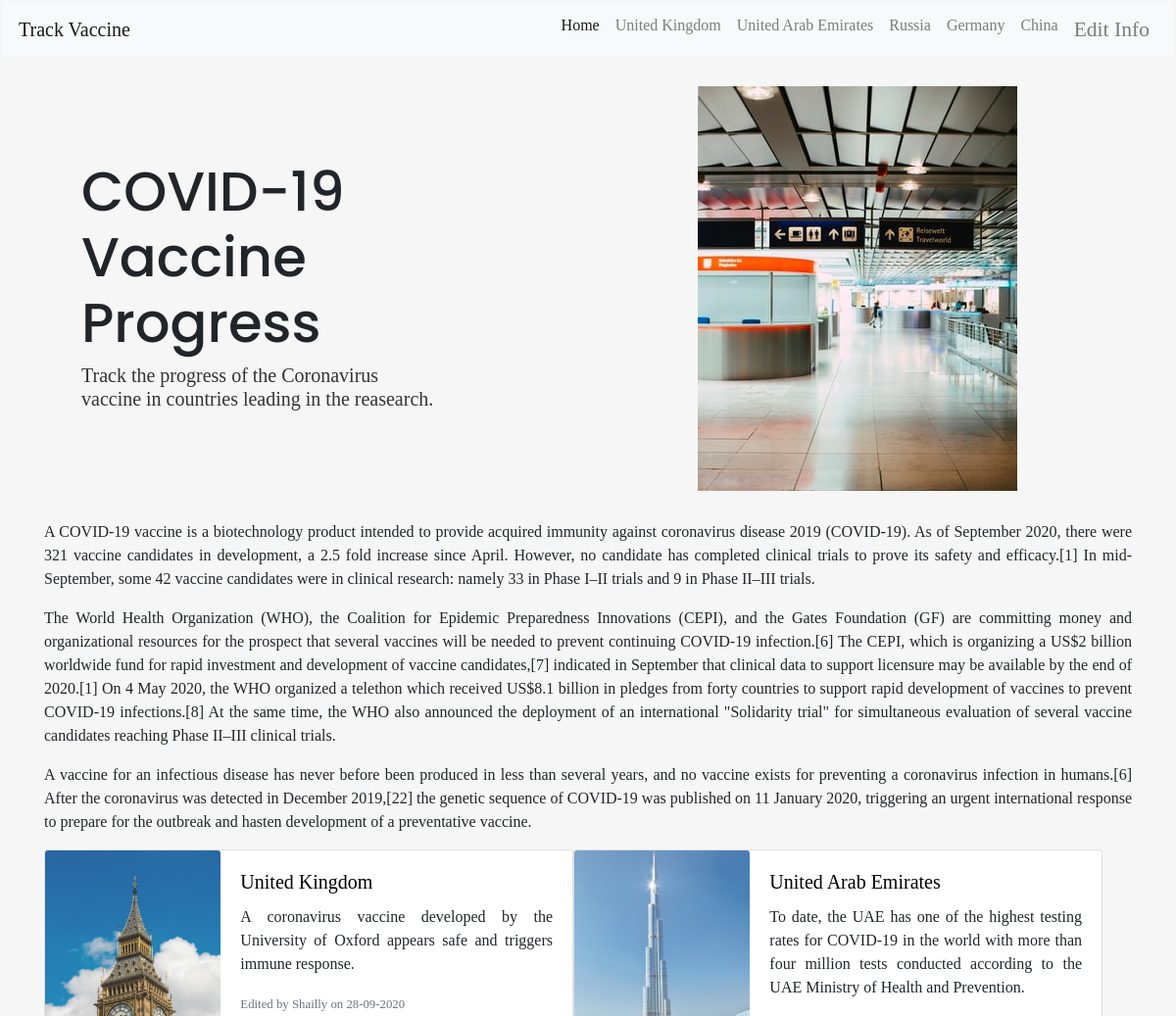
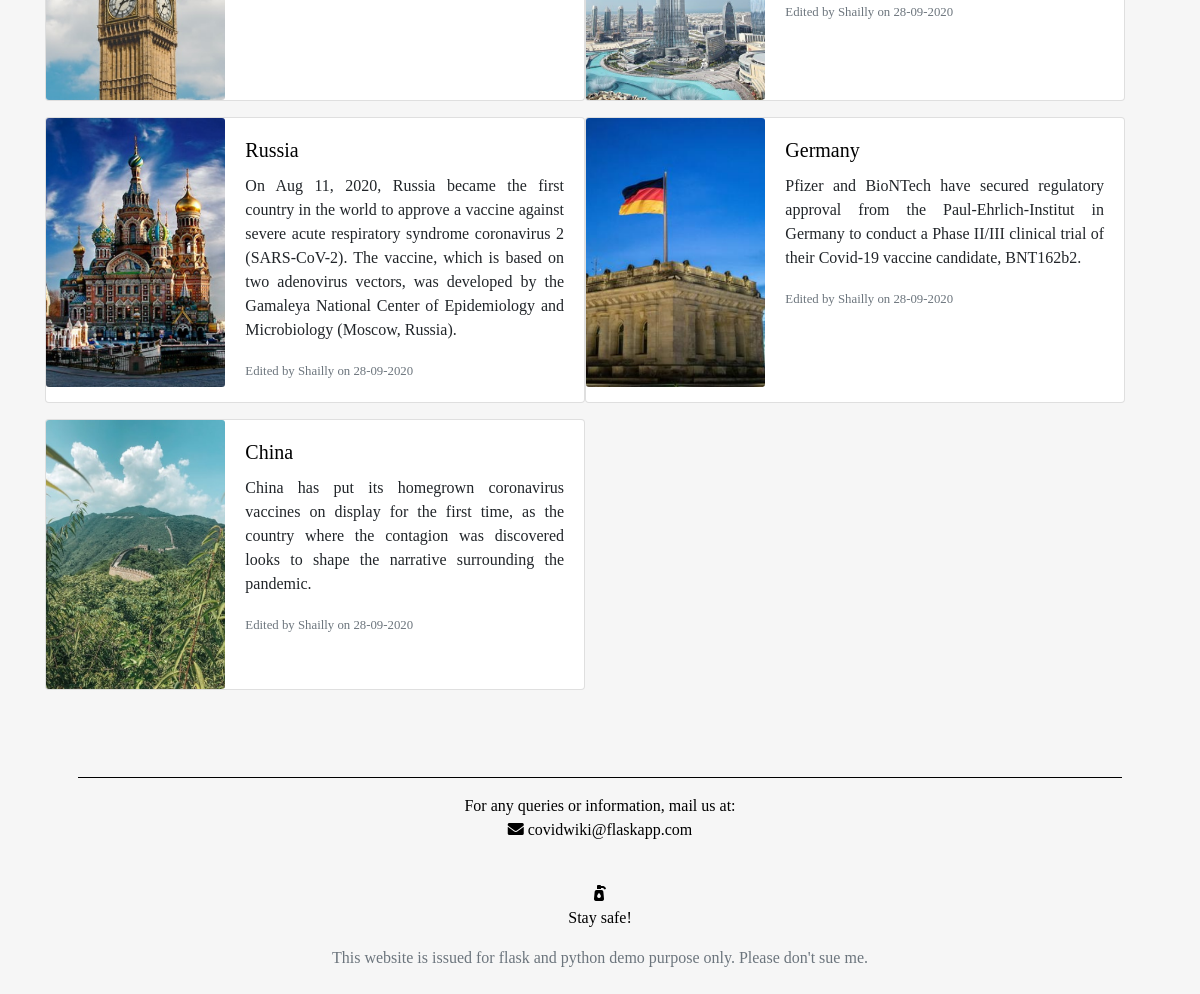
The page /home on the database its author committed (2 pictures, top to bottom).
### app/models.py (models this page shows, shortened)
class Article(db.Model):
    id = db.Column(db.Integer, primary_key=True)
    country = db.Column(db.String(100), nullable=False)
    image = db.Column(db.String(20), nullable=False)
    introLine = db.Column(db.Text, nullable=False)
    date_edited = db.Column(db.DateTime, nullable=False, default=datetime.utcnow)
    link = db.Column(db.String(100), nullable=False)
    UpdatedContent = db.Column(db.Text, nullable=False)
    user_id = db.Column(db.Integer, db.ForeignKey('user.id'), nullable=False)

class User(db.Model, UserMixin):
    id = db.Column(db.Integer, primary_key=True)
    username = db.Column(db.String(20), unique=True, nullable=False)
    email = db.Column(db.String(120), unique=True, nullable=False)
    image_file = db.Column(db.String(20), nullable=False, default='default.png')
    password = db.Column(db.String(60), nullable=False)
    articles = db.relationship('Article', backref='author',lazy=True)

### app/routes.py (the view)
@app.route('/')
@app.route('/home')
def home():
    articles = Article.query.all()
    return render_template('home.html', articles=articles)

### app/templates/home.html
{% extends "layout.html" %}
{% block content %}
    <div class="top row">
      <div class="col-lg-6 col-md-6 topText">
        <h1 class="bigText">COVID-19<br>Vaccine<br>Progress</h1>
        <h5 class="smallText">Track the progress of the Coronavirus<br>vaccine in countries leading in the reasearch.</h5>
      </div>
      <div class="col-lg-6 col-md-6 col-sm-12 topImage">
        <img src="static/images/e.jpg" alt="cover-image">
      </div>
    </div>
    <div class="intro">
      <div class="introText">
        <p>A COVID‑19 vaccine is a biotechnology product intended to provide acquired immunity against coronavirus disease 2019 (COVID‑19). As of September 2020, there were 321 vaccine candidates in development, a 2.5 fold increase since April. However, no candidate has completed clinical trials to prove its safety and efficacy.[1] In mid-September, some 42 vaccine candidates were in clinical research: namely 33 in Phase I–II trials and 9 in Phase II–III trials.</p>
        <p>The World Health Organization (WHO), the Coalition for Epidemic Preparedness Innovations (CEPI), and the Gates Foundation (GF) are committing money and organizational resources for the prospect that several vaccines will be needed to prevent continuing COVID‑19 infection.[6] The CEPI, which is organizing a US$2 billion worldwide fund for rapid investment and development of vaccine candidates,[7] indicated in September that clinical data to support licensure may be available by the end of 2020.[1] On 4 May 2020, the WHO organized a telethon which received US$8.1 billion in pledges from forty countries to support rapid development of vaccines to prevent COVID‑19 infections.[8] At the same time, the WHO also announced the deployment of an international "Solidarity trial" for simultaneous evaluation of several vaccine candidates reaching Phase II–III clinical trials.</p>
        <p>A vaccine for an infectious disease has never before been produced in less than several years, and no vaccine exists for preventing a coronavirus infection in humans.[6] After the coronavirus was detected in December 2019,[22] the genetic sequence of COVID‑19 was published on 11 January 2020, triggering an urgent international response to prepare for the outbreak and hasten development of a preventative vaccine.</p>
      </div>
    </div>
    <div class="countryCards row">
    {% for article in articles %}
    <div class="card mb-3 col-lg-6 col-md-6" style="max-width: 540px; height: auto;">
      <div class="row no-gutters">
        <div class="col-md-4">
          <img src="static/images/{{ article.image }}" class="card-img" alt="...">
        </div>
        <div class="col-md-8">
          <div class="card-body">
            <a href="{{ article.link.partition('.')[0] }}"><h5 class="card-title">{{ article.country }}</h5></a>
            <p class="card-text">{{ article.introLine }}</p>
            <p class="card-text"><small class="text-muted">Edited by {{ article.author.username }} on {{ article.date_edited.strftime('%d-%m-%Y') }}</small></p>
          </div>
        </div>
      </div>
    </div>
    {% endfor %}
{% endblock content%}

### app/templates/layout.html (shortened to what this page needs)
<!DOCTYPE html>
<html lang="en" dir="ltr">
  <head>
    <link rel="stylesheet" href="https://stackpath.bootstrapcdn.com/bootstrap/4.5.0/css/bootstrap.min.css">
    <link rel="stylesheet" href="static/styles.css">
    <link rel="stylesheet" href="https://cdnjs.cloudflare.com/ajax/libs/font-awesome/5.10.2/css/all.min.css">
  </head>
  <body>
  <nav class="navbar navbar-expand-lg sticky-top navbar-light bg-light">
    <a class="navbar-brand" href="{{ url_for('home') }}">Track Vaccine</a>
    <div class="collapse navbar-collapse sticky-top" id="navbarNavDropdown">
      <ul class="navbar-nav ml-auto">
        <li class="nav-item active">
          <a class="nav-link" href="{{ url_for('home') }}">Home<span class="sr-only">(current)</span></a>
        </li>
        <li class="nav-item">
          <a class="nav-link"  href="{{ url_for('uk') }}">United Kingdom</a>
        </li>
        <li class="nav-item">
          <a class="nav-link"  href="{{ url_for('uae') }}">United Arab Emirates</a>
        </li>
        <li class="nav-item">
          <a class="nav-link"  href="{{ url_for('russia') }}">Russia</a>
        </li>
        <li class="nav-item">
          <a class="nav-link"  href="{{ url_for('germany') }}">Germany</a>
        </li>
        <li class="nav-item">
          <a class="nav-link"  href="{{ url_for('china') }}">China</a>
        </li>
        <li class="nav-item">
          <a class="nav-link" href="{{ url_for('change') }}" style="font-size: 2.7vh;"></style> Edit Info</a>
        </li>
      </ul>
    </div>
  </nav>
  <div class = 'container'>
      {% block content %}{% endblock %}
  </div>
    <section id = 'footer'>
      <hr style="border-top: 1px solid black;">
      <p>For any queries or information, mail us at: <br><i class="fas fa-envelope" style="color: black;"></i> covidwiki@flaskapp.com </p>
      <br>
      <i class="fas fa-pump-soap" style="color: black;"></i>
      <p>Stay safe!</p>
      <p class="text-muted">This website is issued for flask and python demo purpose only. Please don't sue me.</p>
    </section>
 </body>
</html>

### app/static/styles.css (style rules this page uses)
body { text-align: justify; background-color: #f6f6f6; margin: 2px 3px; font-family: 'PT Serif', serif; }
.top { padding: 30px 20px; }
.nav-link { display: inline !important; }
.bigText { font-family: 'Poppins', sans-serif; font-weight: 500; font-size: 3.5rem; }
.smallText { font-family: 'PT Serif', serif; font-weight: 400; color: #333333; }
.topText { padding-left: 3%; margin-top: auto; margin-bottom: auto; align-content: left; display: block; align-items: center; }
.topImage { display: flex; justify-content: center; align-items: center; }
.countryCards { margin-left: auto; margin-right: auto; }
.card { padding: 0 0; }
a { color: black; }
#footer { color: black; text-align: center; padding: 5% 3%; }

### rows shown on the page
Article: image (picture), country "United Kingdom", introLine "A coronavirus vaccine developed by the University of Oxford appears safe and triggers immune response.", author.username "Shailly", date_edited "28-09-2020"
Article: image (picture), country "United Arab Emirates", introLine "To date, the UAE has one of the highest testing rates for COVID-19 in the world with more than four million tests conducted according to the UAE Ministry of Health and Prevention.", author.username "Shailly", date_edited "28-09-2020"
Article: image (picture), country "Russia", introLine "On Aug 11, 2020, Russia became the first country in the world to approve a vaccine against severe acute respiratory syndrome coronavirus 2 (SARS-CoV-2). The vaccine, which is based on two adenovirus vectors, was developed by the Gamaleya National Center of Epidemiology and Microbiology (Moscow, Russia).", author.username "Shailly", date_edited "28-09-2020"
Article: image (picture), country "Germany", introLine "Pfizer and BioNTech have secured regulatory approval from the Paul-Ehrlich-Institut in Germany to conduct a Phase II/III clinical trial of their Covid-19 vaccine candidate, BNT162b2.", author.username "Shailly", date_edited "28-09-2020"
Article: image (picture), country "China", introLine "China has put its homegrown coronavirus vaccines on display for the first time, as the country where the contagion was discovered looks to shape the narrative surrounding the pandemic.", author.username "Shailly", date_edited "28-09-2020"
